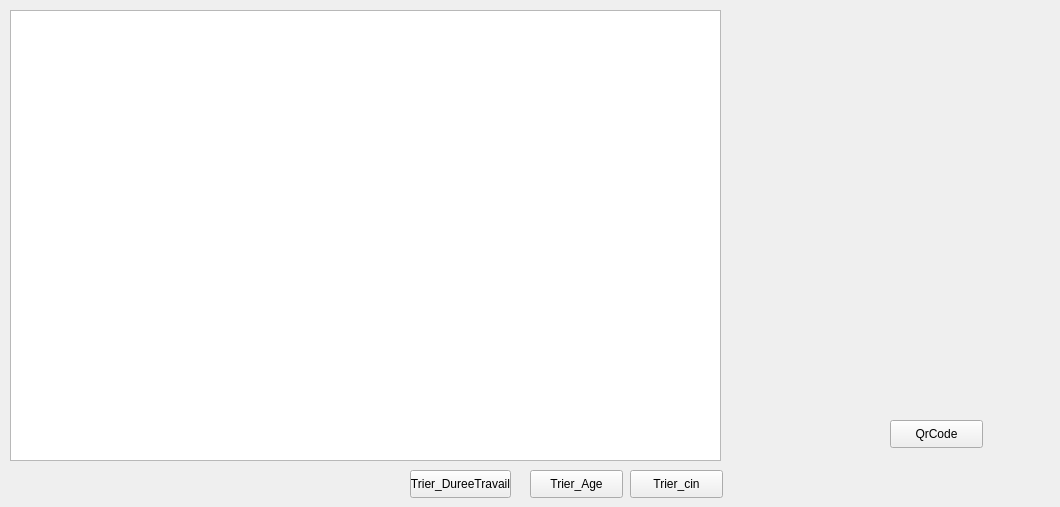
        <widget class="QWidget" name="tab_6">
         <attribute name="title">
          <string>Afficher Personnel</string>
         </attribute>
         <widget class="QTableView" name="tab_personnel">
          <property name="geometry">
           <rect>
            <x>10</x>
            <y>10</y>
            <width>711</width>
            <height>451</height>
           </rect>
          </property>
         </widget>
         <widget class="QPushButton" name="p_trier">
          <property name="geometry">
           <rect>
            <x>630</x>
            <y>470</y>
            <width>93</width>
            <height>28</height>
           </rect>
          </property>
          <property name="text">
           <string>Trier_cin</string>
          </property>
         </widget>
         <widget class="QPushButton" name="qrcodegen_2">
          <property name="geometry">
           <rect>
            <x>890</x>
            <y>420</y>
            <width>93</width>
            <height>28</height>
           </rect>
          </property>
          <property name="text">
           <string>QrCode</string>
          </property>
         </widget>
         <widget class="QLabel" name="qrcodecommande_2">
          <property name="geometry">
           <rect>
            <x>770</x>
            <y>70</y>
            <width>281</width>
            <height>321</height>
           </rect>
          </property>
          <property name="text">
           <string/>
          </property>
         </widget>
         <widget class="QPushButton" name="trier_age">
          <property name="geometry">
           <rect>
            <x>530</x>
            <y>470</y>
            <width>93</width>
            <height>28</height>
           </rect>
          </property>
          <property name="text">
           <string>Trier_Age</string>
          </property>
         </widget>
         <widget class="QPushButton" name="trie_dureeTravail">
          <property name="geometry">
           <rect>
            <x>410</x>
            <y>470</y>
            <width>101</width>
            <height>28</height>
           </rect>
          </property>
          <property name="text">
           <string>Trier_DureeTravail</string>
          </property>
         </widget>
        </widget>
